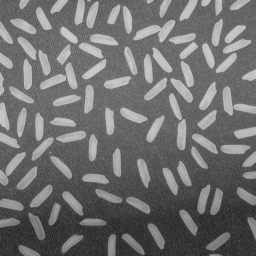
%> input picture TOP-HAT/rice.png, 256 x 256 px
$ octave Example8_16.m   (GNU Octave 9; MATLAB toolbox functions it lacks are replaced by stand-ins)
%> lines starting %> are read from the running program, lines starting %| are printed output that depends on the picture
clear all
close all

A = imread('rice.png');             	%Read in unevenly illuminated image
%> A is the input picture: size 256x256 uint8; min 40, max 204, mean 111.2
se = strel('disk',10);
%se = strel('disk',12);
%se = strel('disk',4);              	%Define structuring element
Atophat = imbothat(A,se);               %Apply tophat filter
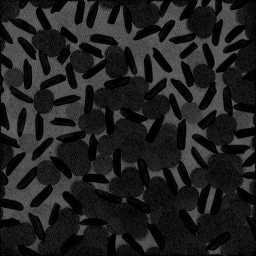
%> Atophat: size 256x256 uint8; min 0, max 104, mean 32.8
%Atophat = imbothat(A,se);
subplot(1,3,1), imshow(A);          	%Display Original
subplot(1,3,2), imshow(Atophat)     	%Display raw filtered image
B = imadjust(Atophat);                  %Contrast adjust filtered image
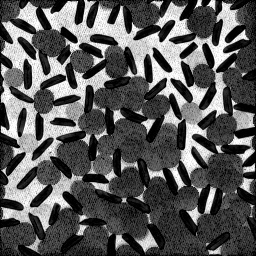
%> B: size 256x256 uint8; min 0, max 255, mean 89.8
subplot(1,3,3), imshow(B);          	%Display filtered and adjusted mage
